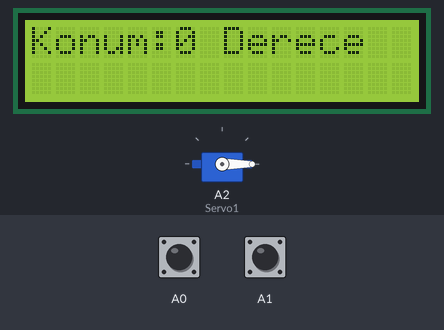
This sketch was run on a simulated Arduino Uno, built with avr-gcc and run on an emulated ATmega328P. Shown: 16×2 character LCD, servo. The test bench sets the inputs (shaded band); at power-on: A1 HIGH, A0 HIGH.

Above: at 1.2 s.
1.3 s: A1 pulled LOW for 0.15 s
At 1.8 s:
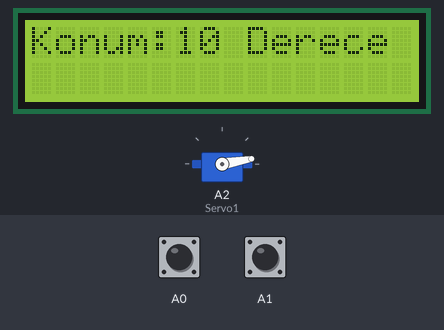
2.9 s: A1 pulled LOW for 1 s
At 4.2 s:
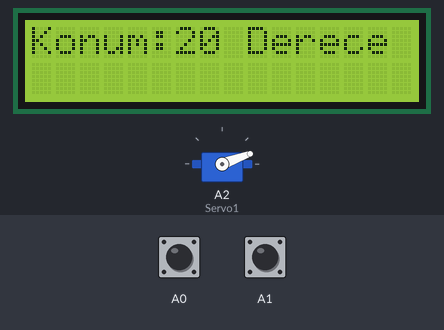
5.4 s: A0 pulled LOW for 0.15 s
At 6.1 s:
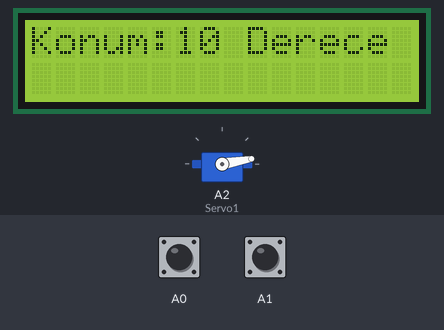
7.0 s: A1 pulled LOW for 3.2 s
At 11.4 s:
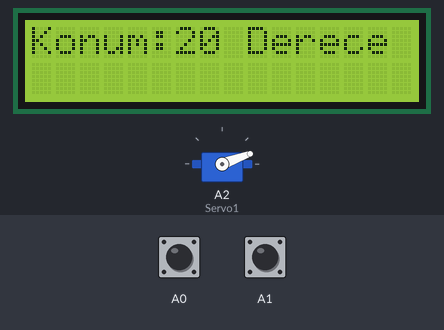
11.7 s: A1 pulsed LOW 5 times (0.12 s each, 0.3 s apart)
At 14.3 s:
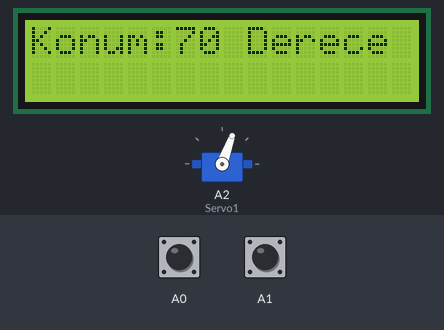
14.7 s: A1 pulled LOW for 0.15 s
At 15.6 s:
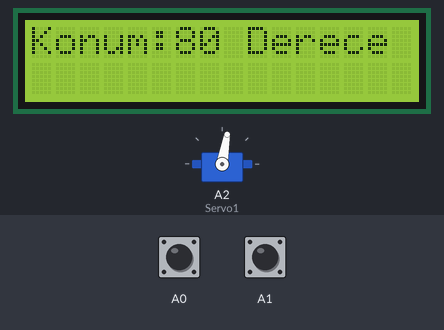
Timing chart, 0 to 17.3 s (numbered marks = the images above; inputs shaded):
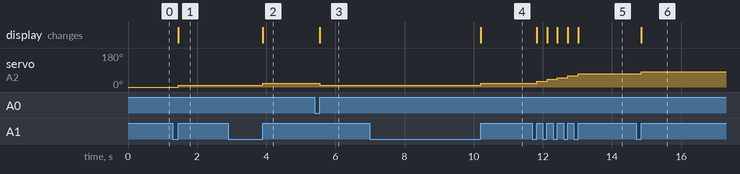

Measured:
- after the input at 1.3 s, servo on A2 (Servo1): 0° → 10° after 0.15 s; the display: changes after 0.15 s (image 1)
- after the input at 2.9 s, servo on A2 (Servo1): 10° → 20° after 1.0 s; the display: changes after 1.0 s (image 2)
- after the input at 5.4 s, servo on A2 (Servo1): 20° → 10° after 0.15 s; the display: changes after 0.15 s (image 3)
- after the input at 7.0 s, servo on A2 (Servo1): 10° → 20° after 3.2 s; the display: changes after 3.2 s (image 4)
- after the input at 11.7 s, servo on A2 (Servo1): moves from 20° to 70° over 1.2 s, starting after 0.12 s; the display: first changes after 0.12 s (image 5 shows a later state)
- after the input at 14.7 s, servo on A2 (Servo1): 70° → 80° after 0.15 s; the display: changes after 0.15 s (image 6)

The sketch:

sketch.ino
```cpp
#include <LiquidCrystal.h>
#include <Servo.h>

Servo Servo1;
LiquidCrystal lcd(12, 11, 10, 9, 8, 7);
int aci=0;

void setup()
  {
    pinMode(A0, INPUT_PULLUP);
    pinMode(A1, INPUT_PULLUP);
    lcd.begin(16, 2);
    Servo1.attach(A2);
    Servo1.write(aci);
    lcd.clear();
    lcd.print("Konum:"+String(aci)+" Derece");
  }

void loop()
  {
    if(digitalRead(A0)==0)
      {
        while(digitalRead(A0)==0);
        if (aci>0)aci=aci-10;
        Servo1.write(aci);
        lcd.clear();
        lcd.print("Konum:"+String(aci)+" Derece");
      }
    if(digitalRead(A1)==0)
      {
        while(digitalRead(A1)==0);
        if (aci<180)aci=aci+10;
        Servo1.write(aci);
        lcd.clear();
        lcd.print("Konum:"+String(aci)+" Derece");
      }
  }
```
